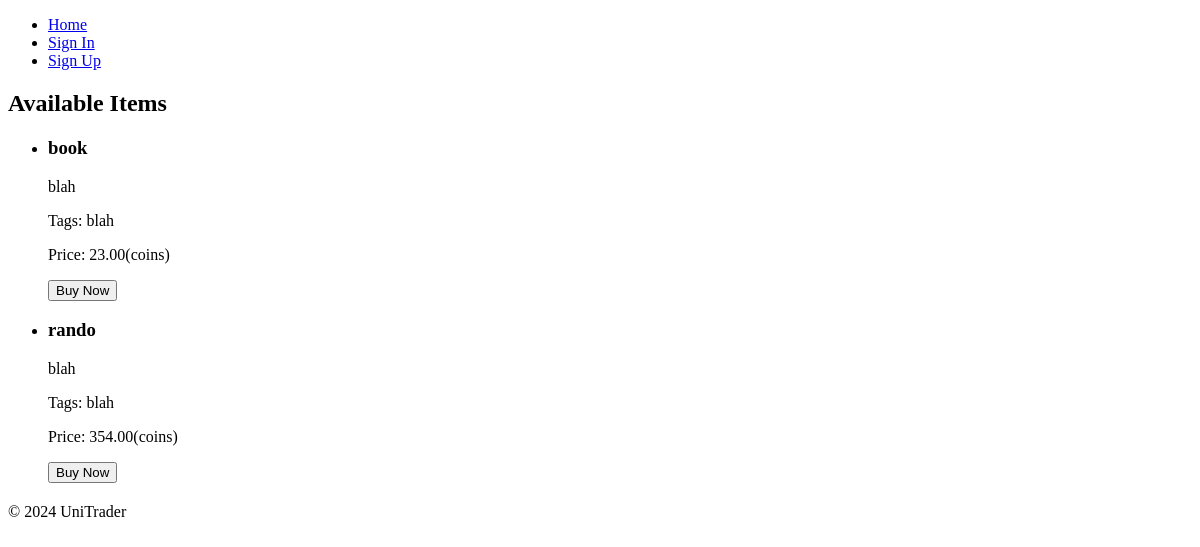
Page /buy/ on the earlier database version.
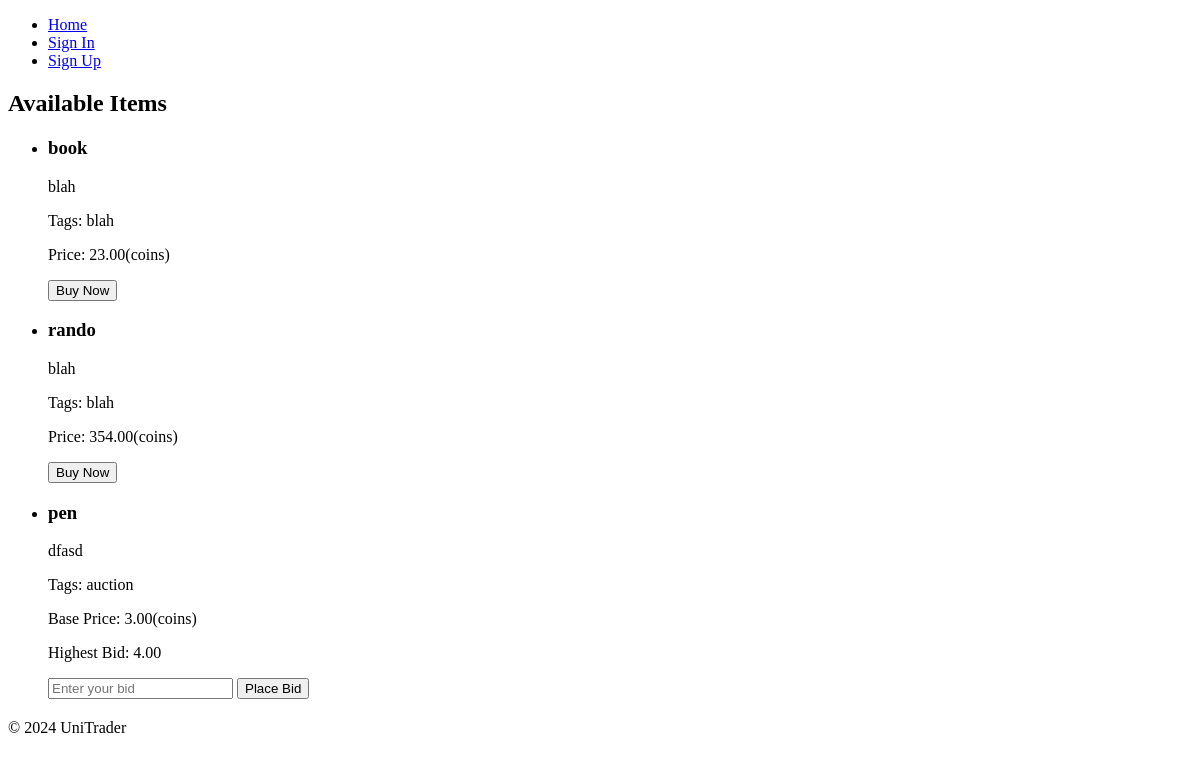
Same page on the later database version.
### unitrader/models.py (models this page shows, shortened)
class Item(models.Model):
    item_title = models.CharField(max_length=100)
    item_description = models.TextField()
    item_tags = models.CharField(max_length=255, blank=True, null=True)  # Tags can be optional
    item_age = models.IntegerField(null=True, blank=True)  # Age can be optional
    base_price = models.DecimalField(max_digits=10, decimal_places=2)
    item_image = models.ImageField(upload_to='item_images/', blank=True, null=True)  # File upload field
    quantity = models.IntegerField(default=1)
    seller = models.ForeignKey(User, on_delete=models.CASCADE)  # Reference to the seller
    created_at = models.DateTimeField(auto_now_add=True)
    updated_at = models.DateTimeField(auto_now=True)
    highest_bid = models.DecimalField(max_digits=10, decimal_places=2, default=0.00)
    highest_bidder = models.ForeignKey(User, on_delete=models.SET_NULL, null=True, blank=True, related_name='highest_bidder')
    bidding_end_time = models.DateTimeField()  # Set this when the item is created
    status = models.CharField(
        max_length=20,
        choices=[('available', 'Available'), ('sold', 'Sold')],
        default='available'
    )

### unitrader/views.py (the view)
# urls.py: path('buy/', views.buy_items, name='buy_items'),
def buy_items(request):
    available_items = Item.objects.filter(status='available')  # Only display available items
    return render(request, 'unitrader/buy_items.html', {'items': available_items})

### templates/unitrader/buy_items.html (shortened to what this page needs)
{% extends "unitrader/base.html" %}
{% block content %}
<h2>Available Items</h2>
{% if items %}
    <ul>
    {% for item in items %}
        <li>
            <h3>{{ item.item_title }}</h3>
            <p>{{ item.item_description }}</p>
            <p>Tags: {{ item.item_tags }}</p>
            {% if item.item_tags|lower == "auction" %}
            <p>Base Price: {{ item.base_price  }}(coins)</p>
            <p>Highest Bid: {{ item.highest_bid }}</p>
                <form method="POST" action="{% url 'bid_on_item' item.id %}">
                    <input type="number" name="bid_amount" placeholder="Enter your bid" required>
                    <button type="submit">Place Bid</button>
                </form>
            {% elif item.item_tags|lower != "auction" %}
            <p>Price: {{ item.base_price }}(coins)</p>
                <form method="POST" action="{% url 'buy_now' item.id %}">
                    <button type="submit">Buy Now</button>
                </form>
            {% endif %}
        </li>
    {% endfor %}
    </ul>
{% else %}
    <p>No items are available for purchase right now.</p>
{% endif %}
{% endblock %}

Differences in the rows shown:
added Item: item_title "pen", item_description "dfasd", item_tags "auction", base_price "3.00", highest_bid "4.00"
